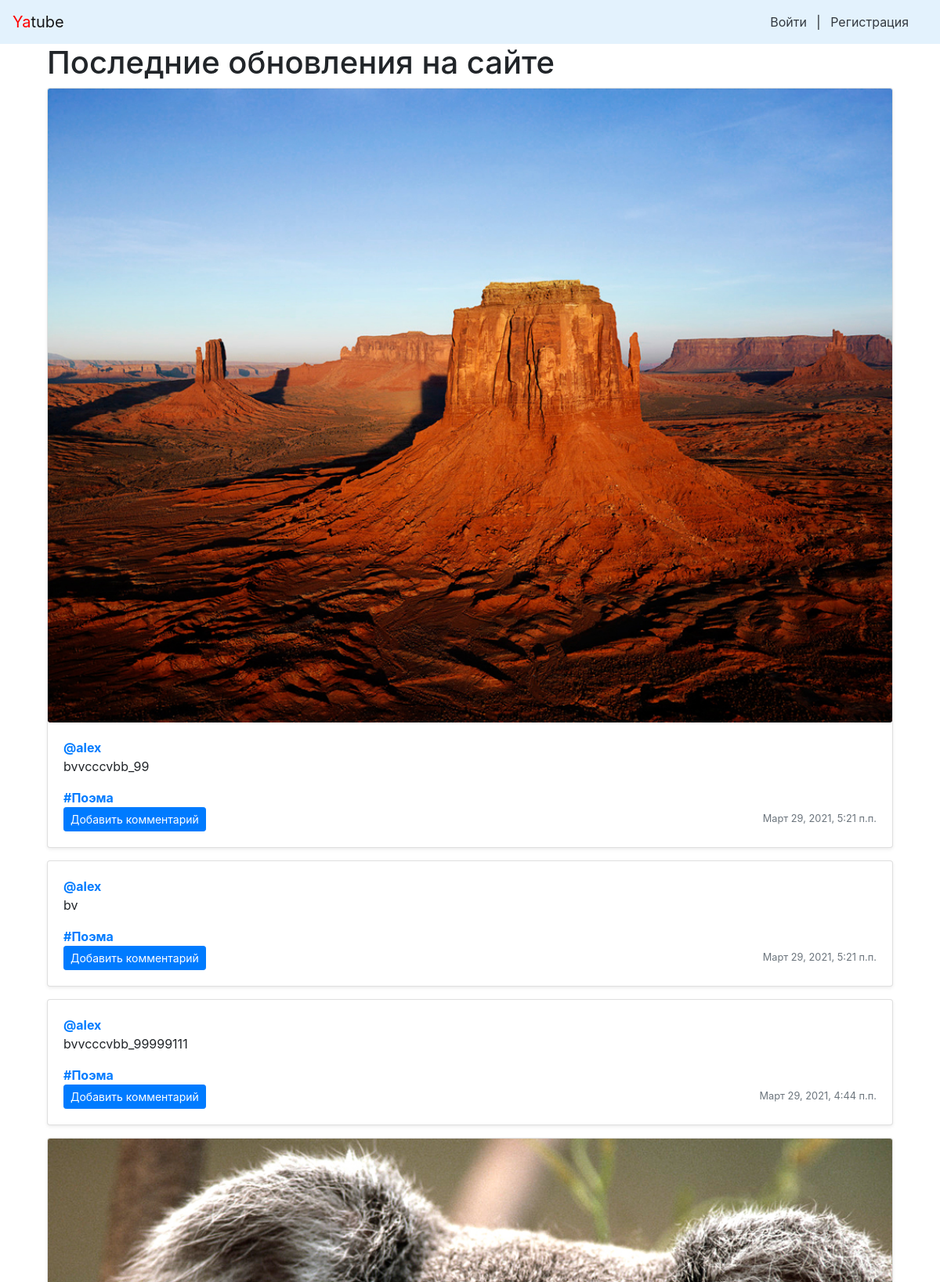
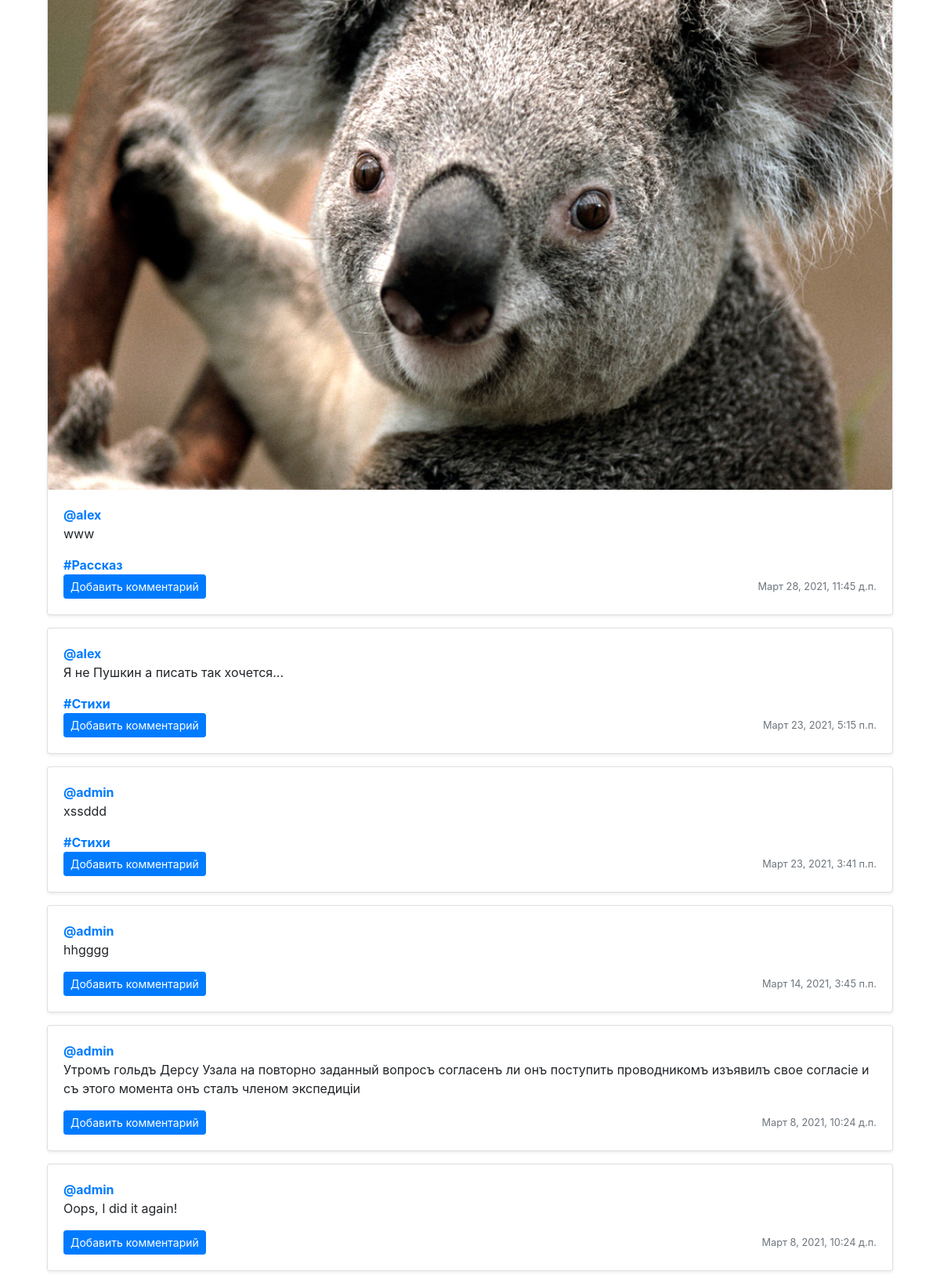
The page / (upper part) on the database its author committed (2 pictures, top to bottom).
### posts/models.py (models this page shows, shortened)
class Post(models.Model):
    objects = None
    text = models.TextField(
        verbose_name='Текст',
        help_text='Начните писать здесь',
    )
    pub_date = models.DateTimeField(
        verbose_name='Дата публикации',
        auto_now_add=True,
    )
    author = models.ForeignKey(
        User,
        on_delete=models.CASCADE,
        verbose_name='Автор',
        related_name='author_posts',
    )
    group = models.ForeignKey(
        Group,
        verbose_name='Группа',
        on_delete=models.SET_NULL,
        related_name='group_posts',
        blank=True, null=True,
    )
    image = models.ImageField(
        verbose_name='Изображение',
        help_text='Загрузите изображение',
        upload_to='posts/',
        blank=True, null=True
    )

class Group(models.Model):
    objects = None
    title = models.CharField(
        verbose_name='Заголовок',
        max_length=200,
        help_text='Дайте короткое название группе',
    )
    slug = models.SlugField(
        verbose_name='Адрес',
        unique=True,
        help_text='Укажите адрес для страницы группы',
    )
    description = models.TextField(
        verbose_name='Описание',
        help_text='Укажите краткое описание группы',
    )

### posts/views.py (the view)
# urls.py: path('', views.index, name='index'),
def index(request):
    post_list = Post.objects.order_by('-pub_date')
    paginator = Paginator(post_list, 10)
    page_number = request.GET.get('page')
    page = paginator.get_page(page_number)
    context = {
        'page': page,
        'page_number': page_number,
    }
    return render(request, 'index.html', context)

### posts/templates/posts/index.html (shortened to what this page needs)
{% extends "base.html" %}
{% block content %}
    {% load cache %}
    {% cache 20 index_page page_number %}
    <div class="container">
       <h1> Последние обновления на сайте</h1>
            {% for post in page %}
                {% include "post_item.html" with post=post %}
            {% endfor %}
    </div>
    {% endcache %}
{% endblock %}

### posts/templates/posts/post_item.html (shortened to what this page needs)
<div class="card mb-3 mt-1 shadow-sm">
  {% load thumbnail %}
  {% thumbnail post.image "960x339" crop="center" upscale=True as im %}
  <img class="card-img" src="{{ im.url }}" />
  {% endthumbnail %}
  <div class="card-body">
    <p class="card-text">
      <a name="post_{{ post.id }}" href="{% url 'profile' post.author.username %}">
        <strong class="d-block text-gray-dark">@{{ post.author }}</strong>
      </a>
      {{ post.text|linebreaksbr }}
    </p>
    {% if post.group %}
    <a class="card-link muted" href="{% url 'group' post.group.slug %}">
      <strong class="d-block text-gray-dark">#{{ post.group.title }}</strong>
    </a>
    {% endif %}
    <div class="d-flex justify-content-between align-items-center">
      <div class="btn-group">
        <a class="btn btn-sm btn-primary" href="{% url 'add_comment' post.author.username post.id %}" role="button">
          Добавить комментарий
        </a>
      </div>
      <small class="text-muted">{{ post.pub_date }}</small>
    </div>
  </div>
</div>

### rows shown on the page
Post: shows a picture, author "alex", text "bvvcccvbb_99", group "Поэма", pub_date "Март 29, 2021, 5:21 п.п."
Post: author "alex", text "bv", group "Поэма", pub_date "Март 29, 2021, 5:21 п.п."
Post: author "alex", text "bvvcccvbb_99999111", group "Поэма", pub_date "Март 29, 2021, 4:44 п.п."
Post: shows a picture, author "alex", text "www", group "Рассказ", pub_date "Март 28, 2021, 11:45 д.п."
Post: author "alex", text "Я не Пушкин а писать так хочется...", group "Стихи", pub_date "Март 23, 2021, 5:15 п.п."
Post: author "admin", text "xssddd", group "Стихи", pub_date "Март 23, 2021, 3:41 п.п."
Post: author "admin", text "hhgggg", pub_date "Март 14, 2021, 3:45 п.п."
Post: author "admin", text "Утромъ гольдъ Дерсу Узала на повторно заданный вопросъ согласенъ ли онъ поступить проводникомъ изъявилъ свое согласіе и съ этого момента онъ сталъ членом экспедиціи", pub_date "Март 8, 2021, 10:24 д.п."
Post: author "admin", text "Oops, I did it again!", pub_date "Март 8, 2021, 10:24 д.п."
